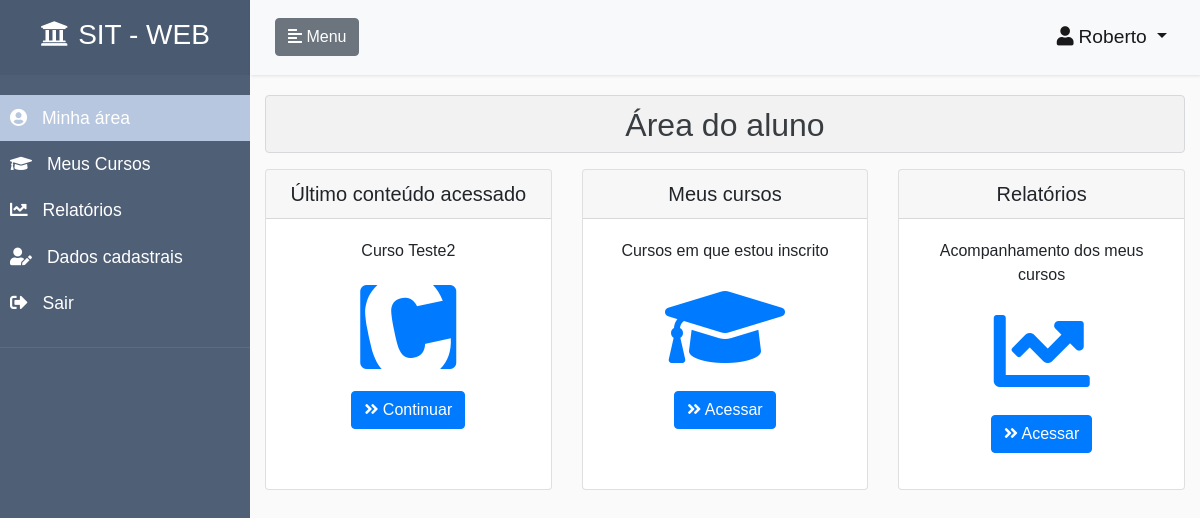
/area-usuario/ (signed in), run on an earlier commit of the app's database.
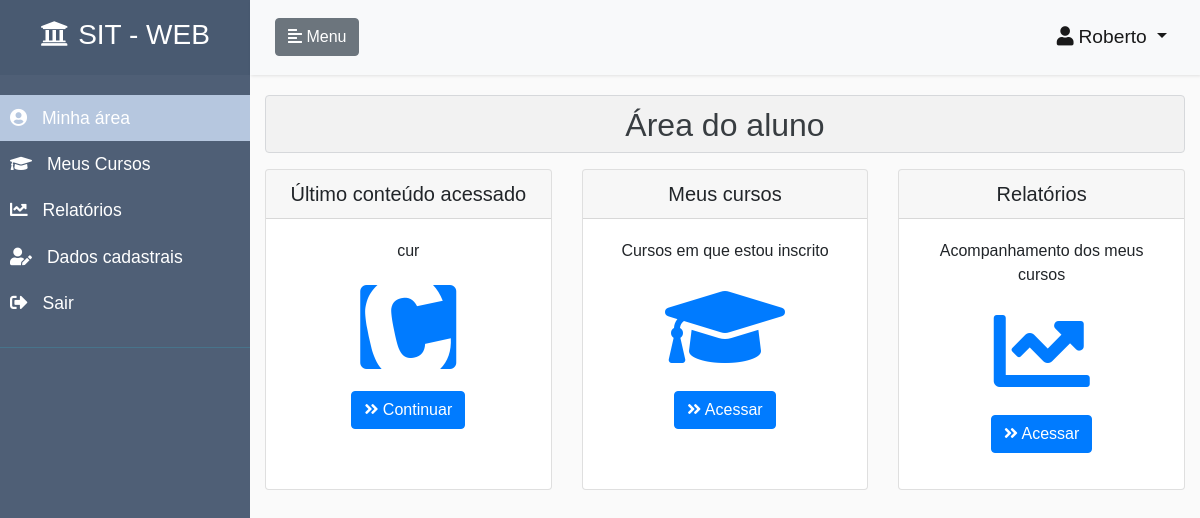
And on a later commit of the database.
### core/models.py (models this page shows, shortened)
class Curso(models.Model):
    objects = CursoManager()
    titulo = models.CharField(
        unique=True,
        max_length=70,
        verbose_name=u"título",
        help_text=u"Indique o título do curso"
    )
    categoria = models.ForeignKey(
        Categoria,
        on_delete=models.CASCADE,
        help_text=u"Selecione a categoria do curso"
    )
    usuario = models.ForeignKey(
        AUTH_USER_MODEL,
        on_delete=models.CASCADE
    )
    nome_instrutor = models.CharField(
        null=True,
        verbose_name=u"Nome do instrutor",
        help_text=u"Indique o nome do instrutor do curso",
        blank=True,
        max_length=50
    )
    palavras_chaves = models.CharField(
        max_length=150,
        verbose_name=u"Palavras-chave",
        help_text=u"Indique palavras-chave para o curso",
        null=True,
        blank=True
    )
    descricao = models.TextField(
        max_length=250,
        verbose_name=u"descrição",
        help_text=u"Indique uma descrição para o curso",
        null=True,
        blank=True
    )
    publicado = models.BooleanField(
        default=False,
        help_text=u"Indique o status de publicação do curso no sistema",
    )
    data_publicado = models.DateTimeField(
        null=True,
        blank=True
    )
    data_criacao = models.DateTimeField(
        auto_now_add=True,
        null=True,
        blank=True
    )
    data_atualizacao = models.DateTimeField(
        auto_now=True,
        null=True,
        blank=True
    )
    class Meta:
        verbose_name = "Curso"
        verbose_name_plural = "Cursos"
    class CustomMeta:
        ordering_field = 'titulo'
        search_fields = ['titulo', 'categoria__titulo', 'usuario__first_name',
                         'nome_instrutor', 'palavras_chaves', 'descricao']

### core/views.py (the view, shortened to what this page needs)
# urls.py: path('area-usuario/',                       areaUsuarioView,                                name='area-usuario'),
@login_required
def areaUsuarioView(request):
    perfil_aluno = False
    perfil_instrutor = False
    perfil_administrador = False
    if request.user.tem_perfil_aluno():
        perfil_aluno = True
    if request.user.tem_perfil_administrador():
        perfil_administrador = True
    if request.user.tem_perfil_instrutor():
        perfil_instrutor = True
    if perfil_aluno:
        dict_ultimo_conteudo = {}
        dict_ultimo_conteudo['objeto_ultimo_conteudo'] = None
        inscricao_ultimo_conteudo_acessado = Inscricao.objects.\
            obtem_url_ultimo_conteudo_acessado_usuario(
                usuario=request.user
            )
        if inscricao_ultimo_conteudo_acessado.count() == 1:
            url = inscricao_ultimo_conteudo_acessado[0].ultimo_conteudo_acessado
            dict_ultimo_conteudo['url'] = url
            objeto_ultimo_conteudo = obtem_objeto_conteudo_pela_url(url)
            dict_ultimo_conteudo[
                'objeto_ultimo_conteudo'] = objeto_ultimo_conteudo
            if objeto_ultimo_conteudo is not None:
                dict_ultimo_conteudo['curso_titulo'] = \
                    inscricao_ultimo_conteudo_acessado[0].curso.titulo
                dict_ultimo_conteudo['unidade'] = \
                    objeto_ultimo_conteudo.unidade.titulo
        return render(
            request,
            'core/area-usuario.html',
            {
                'dict_ultimo_conteudo': dict_ultimo_conteudo,
                'perfil_aluno': True,
                'menu_inicio': True,
                'menu_meus_cursos': False,
                'menu_cadastros': False,
                'menu_relatorios': False,
                'menu_usuarios': False,
                'menu_dados_cadastrais': False,
            }
        )

### accounts/models.py (called while the page is built)
    def tem_perfil_aluno(self):
        if self.perfil == self.ALUNO:
            return True
        return False

    def tem_perfil_instrutor(self):
        if self.perfil == self.INSTRUTOR:
            return True
        return False

    def tem_perfil_administrador(self):
        if self.perfil == self.ADMINISTRADOR or self.is_staff:
            return True
        return False

### core/managers.py (called while the page is built)
    def obtem_url_ultimo_conteudo_acessado_usuario(self, usuario):
        inscricao = self.filter(
            usuario=usuario
        ).order_by('-data_ultimo_conteudo_acessado')[:1]
        return inscricao

### core/templates/core/area-usuario.html (shortened to what this page needs)
{% extends 'pagina-inicial.html' %}
{% load crispy_forms_tags %}
{% load static %}
{% block head %}
    <link rel="stylesheet" href="{% static 'css/styles.css' %}">
{% endblock %}
{% block content_page %}
    <div class="alert alert-secondary" role="alert" style="background-color: rgba(0,0,0,.03); padding: 0; margin-left: 0px; margin-right: 0px;">
        <h2 class="text-center" style="margin-top: 10px;">Área do aluno</h2>
    </div>
    <div style="margin: 0px">
        <div class="row">
            {% if dict_ultimo_conteudo.objeto_ultimo_conteudo != None %}
            <div class="col-sm-4" style="margin-bottom: 20px;">
                <div class="card card-curso h-100 ">
                    <div class="card-header">
                        <h5 class="text-center" style="margin: 0; padding: 0;">Último conteúdo acessado</h5>
                    </div>
                    <div class="card-body">
                        <div class="col text-center">
                            <p class="col text-center">{{ dict_ultimo_conteudo.curso_titulo }}</p>
                            <i class="fab fa-contao " style="font-size: 6em; color: #007bff;"></i>
                        </div>
                        <p>
                            <div class="col text-center">
                                <a href="/{{ dict_ultimo_conteudo.url }}" class="btn btn-primary" role="button" title="Clique aqui para continuar no último conteúdo que parou">
                                    <i class="fas fa-angle-double-right class-icone-button"></i>
                                        Continuar
                                </a>
                            </div>
                        </p>
                    </div>
                </div>
            </div>
            {% endif %}
            <div class="col-sm-4" style="margin-bottom: 20px;">
                <div class="card card-curso h-100 ">
                    <div class="card-header">
                        <h5 class="text-center" style="margin: 0; padding: 0;">Meus cursos</h5>
                    </div>
                    <div class="card-body">
                        <div class="col text-center">
                            <p class="card-text text-center">Cursos em que estou inscrito</p>
                            <i class="fas fa-graduation-cap" style="font-size: 6em; color: #007bff;"></i>
                        </div>
                        <p>
                            <div class="col text-center">
                                <a href="/meus-cursos/" class="btn btn-primary" role="button" title="Acessa lista de cursoss em quem você está inscrito">
                                    <i class="fas fa-angle-double-right class-icone-button"></i>
                                        Acessar
                                </a>
                            </div>
                        </p>
                    </div>
                </div>
            </div>
            <div class="col-sm-4" style="margin-bottom: 20px;">
                <div class="card card-curso h-100 ">
                    <div class="card-header">
                        <h5 class="text-center" style="margin: 0; padding: 0;">Relatórios</h5>
                    </div>
                    <div class="card-body">
                        <div class="col text-center">
                            <p class="card-text text-center">Acompanhamento dos meus cursos</p>
                            <i class="fas fa-chart-line" style="font-size: 6em; color: #007bff;"></i>
                        </div>
                        <p>
                            <div class="col text-center">
                                <a href="/relatorio-acompanhamento/" class="btn btn-primary" role="button" title="Acessa página de relatórios de acompanhamento">
                                    <i class="fas fa-angle-double-right class-icone-button"></i>
                                        Acessar
                                </a>
                            </div>
                        </p>
                    </div>
                </div>
            </div>
        </div>
    </div>
{% endblock %}

What changed in the data, as far as the page shows it:
no longer on this page (row unchanged): Curso: curso_titulo "Curso Teste2"
added Curso: curso_titulo "cur"
